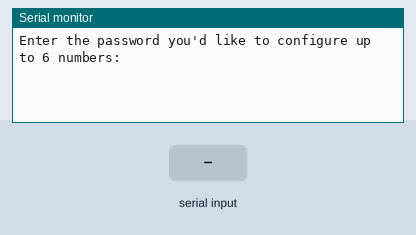
Recording of a sketch running on a simulated Arduino Uno, built with avr-gcc and run on an emulated ATmega328P. Shown: the last lines printed to the serial monitor. The test bench sets the inputs (shaded band). EEPROM starts erased.

Above: at 0.8 s.
0.9 s: "90,45\n" received over Serial
At 1.7 s:
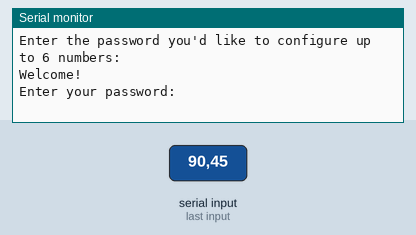
2.4 s: "30,150\n" received over Serial
At 3.5 s:
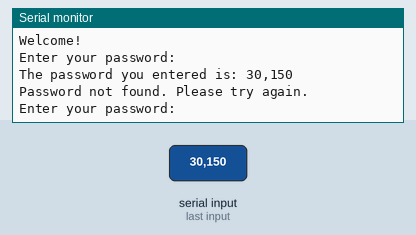
3.9 s: "0\n" received over Serial
At 5.4 s:
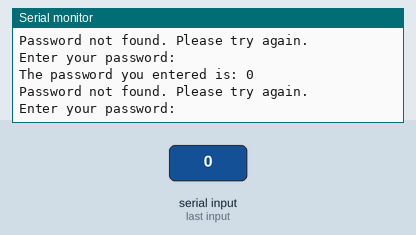

Measured:
- after the input at 0.9 s, the serial monitor: prints a new line at once (image 1)
- after the input at 2.4 s, the serial monitor: prints a new line at once (image 2)
- after the input at 3.9 s, the serial monitor: prints a new line at once (image 3)

The sketch:

NguyenM_CSCI3511_Lab12.ino
```cpp
#include "EEPROM.h";
#include <string.h>


int successfulAuthentication = 0;
int addressRegistrationFlag = 0; //address 0 stores the flag value, 0 = not registered, 1 for registered.

//password begins starting at address 1
int addressBeginOfPassword = 1;
int addressEndOfPassword = 6;

int correctPassword = 0; // 0 if false, 1 if true
int charMatch = 1;

int lengthOfStoredPassword = 1;


using namespace std;

void setup() {
  // put your setup code here, to run once:
  Serial.begin(9600);

  EEPROM.write(addressRegistrationFlag, 0); //reset flag for complete restart with no users

  //place to do authentication
  //enter loop only when successful
  while (successfulAuthentication == 0){
    if (EEPROM.read(addressRegistrationFlag) != 1){
      EEPROM.write(addressRegistrationFlag, 0);
    }

    //case 1: new user
    if (EEPROM.read(addressRegistrationFlag) == 0){
      //ask user to enter password
      Serial.println("");
      Serial.print("Enter the password you'd like to configure up to 6 numbers: ");
      while (!Serial.available()){
        //wait for user input
      }

      //read input
      String userInput = Serial.readStringUntil('\n');
      userInput.trim();
      //Serial.print("password is: ");
      //Serial.println(userInput);

      //taking userInput and storing the password into the address values
      int startAddress = addressBeginOfPassword;
      for (auto &ch : userInput){
        //Print current char
        //convert character into integer value
        int intPassChar = int(ch) - 48; // typecast numeric character value into an actual integer value
        //Serial.print("Integer equivalent: "); //debug purposes
        //Serial.println(intPassChar);
        EEPROM.write(startAddress, intPassChar);

        /* debugging
        int value = EEPROM.read(startAddress);
        Serial.print("The value at address ");
        Serial.print(startAddress);
        Serial.print(" is: ");
        Serial.println(value);
        */
        lengthOfStoredPassword++;
        startAddress++;

      }

      EEPROM.write(addressRegistrationFlag, 1);
    }

    //case 2: registered user, compare password
    if (EEPROM.read(addressRegistrationFlag) == 1){
      //ask user to enter password
      Serial.println("\nWelcome!");

      while(correctPassword == 0){
        Serial.print("Enter your password: ");

        while (!Serial.available()){
          //wait for user input
        }

        //read input
        String userInput = Serial.readStringUntil('\n');
        userInput.trim();

        Serial.print("\nThe password you entered is: ");
        Serial.println(userInput);

        //taking userInput and compare it to stored passwords
        int startAddress = addressBeginOfPassword;
        String strStoredPassword = ""; //empty string

        for (int i = addressBeginOfPassword; i < (lengthOfStoredPassword) ; i++){
          int charValue = EEPROM.read(i);
          strStoredPassword += String(charValue);
        }
        //Serial.print("stored password: "); //debug
        //Serial.println(strStoredPassword);

        if ( (userInput.equals(strStoredPassword)) && (userInput.length() == strStoredPassword.length()) ){
          correctPassword = 1; //exit the while loop for asking password
        }
        else {
          Serial.println("Password not found. Please try again.");
        }

      }


    }
    successfulAuthentication = 1; // done


  }


}


void loop() {
  // put your main code here, to run repeatedly:
  Serial.print("SUCCESSFUL AUTHENTICATION!");
  delay(20000);
}
```
